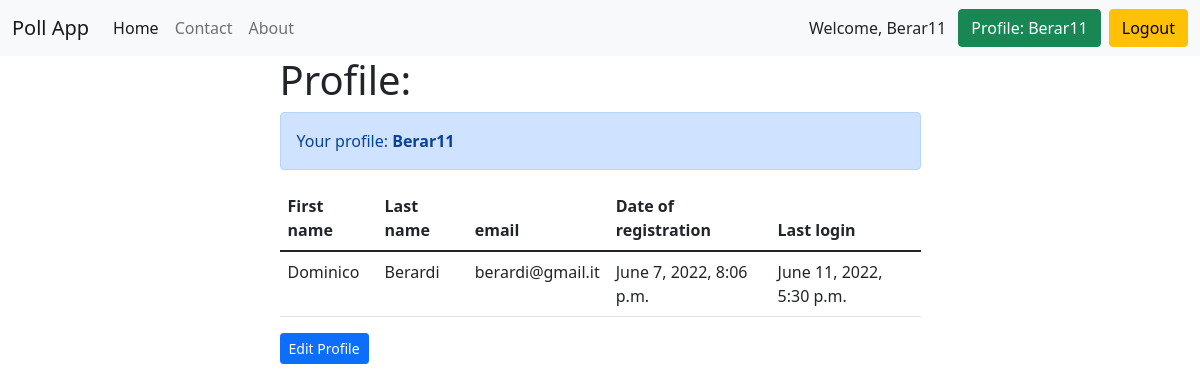
Page /users/profile/ (signed in) on the earlier database version.
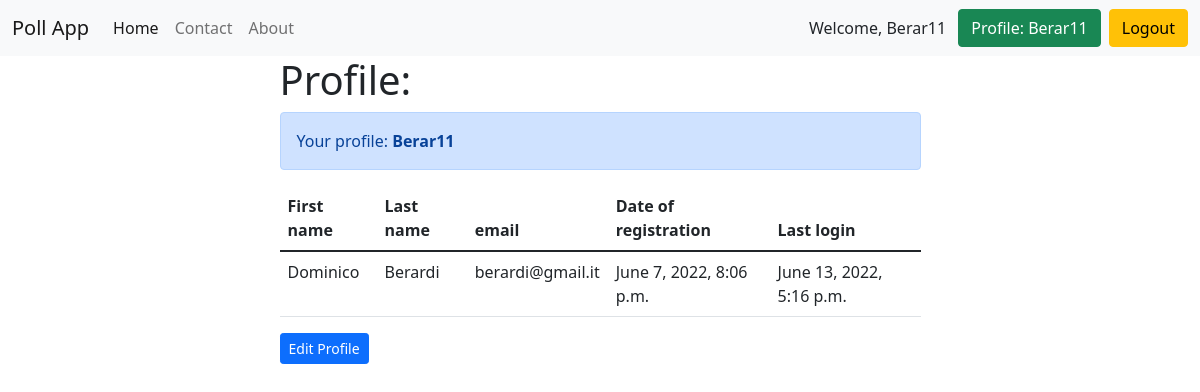
Same page on the later database version.
### accounts/models.py (models this page shows)
class User(AbstractUser):
    email = models.EmailField(unique=True)
    email_confirmed = models.BooleanField(default=False)

### accounts/views.py (the view)
# urls.py: path('profile/', profile, name='profile'),
@login_required
def profile(request):
    return render(request, 'accounts/profile.html')

### accounts/templates/accounts/profile.html (shortened to what this page needs)
{% extends 'base.html' %}
{% block content %}
<h1>Profile:</h1>
<div class="alert alert-primary" role="alert">Your profile: <b>{{ user.username }}</b></div>
<table class="table">
    <thead>
    <tr>
        <th scope="col">First name</th>
        <th scope="col">Last name</th>
        <th scope="col">email</th>
        <th scope="col">Date of registration</th>
        <th scope="col">Last login</th>
    </tr>
    </thead>
    <tbody>
    <tr>
        <td>{{ user.first_name }}</td>
        <td>{{ user.last_name }}</td>
        <td>{{ user.email }}</td>
        <td>{{ user.date_joined }}</td>
        <td>{{ user.last_login }}</td>
    </tr>
    </tbody>
</table>
<a href="{% url 'accounts:edit_user' %}" class="btn btn-primary btn-sm">Edit Profile</a>
{% endblock %}

### templates/base.html (shortened to what this page needs)
<!DOCTYPE html>
<html lang="en">
<head>
    <link href="https://cdn.jsdelivr.net/npm/bootstrap@5.1.3/dist/css/bootstrap.min.css" rel="stylesheet"
>
</head>
<body>
<nav class="navbar navbar-expand-lg navbar-light bg-light">
    <div class="container-fluid">
        <a class="navbar-brand" href="{% url 'poll_app:home' %}">Poll App</a>
        <div class="collapse navbar-collapse" id="navbarNavAltMarkup">
            <div class="navbar-nav">
                <a class="nav-link active" aria-current="page" href="{% url 'poll_app:home' %}">Home</a>
                <a class="nav-link" href="{% url 'contact:contact' %}">Contact</a>
                <a class="nav-link" href="{% url 'poll_app:about' %}">About</a>
            </div>
        </div>
        {% if request.user.is_authenticated %}
        Welcome, {{ user.username }}
        &ensp;<a class="btn btn-success" href="{% url 'accounts:profile' %}" type="submit">Profile: {{ user.username }}</a>
        &ensp;<a class="btn btn-warning" href="{% url 'accounts:logout' %}" type="submit">Logout</a>
        {% else %}
        <a class="btn btn-warning" href="{% url 'accounts:login' %}" type="submit">Login</a>&ensp;
        <a class="btn btn-danger" href="{% url 'accounts:signup' %}" type="submit">Sign Up</a>
        {% endif %}
    </div>
</nav>
<div class="container">
    <div class="row">
        <div class="col-md-7 m-auto">
            {% block content %}
            {% endblock %}
        </div>
    </div>
</div>
</body>
</html>

Differences in the rows shown:
changed User "Berar11": last_login "June 11, 2022, 5:30 p.m." → "June 13, 2022, 5:16 p.m."
